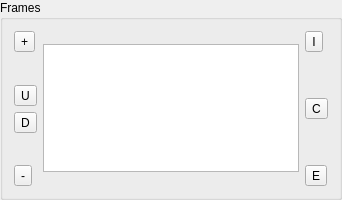
    <widget class="QGroupBox" name="groupBox">
     <property name="sizePolicy">
      <sizepolicy hsizetype="Preferred" vsizetype="Preferred">
       <horstretch>0</horstretch>
       <verstretch>0</verstretch>
      </sizepolicy>
     </property>
     <property name="minimumSize">
      <size>
       <width>0</width>
       <height>0</height>
      </size>
     </property>
     <property name="maximumSize">
      <size>
       <width>16777215</width>
       <height>16777215</height>
      </size>
     </property>
     <property name="title">
      <string>Frames</string>
     </property>
     <layout class="QGridLayout" name="gridLayout_17">
      <item row="0" column="0">
       <layout class="QVBoxLayout" name="verticalLayout">
        <item alignment="Qt::AlignTop">
         <widget class="QToolButton" name="addFrame">
          <property name="toolTip">
           <string>Add Frame</string>
          </property>
          <property name="text">
           <string>+</string>
          </property>
          <property name="icon">
           <iconset resource="../resources.qrc">
            <normaloff>:/icons/ic_add_circle_48px.svg</normaloff>:/icons/ic_add_circle_48px.svg</iconset>
          </property>
          <property name="iconSize">
           <size>
            <width>16</width>
            <height>16</height>
           </size>
          </property>
          <property name="shortcut">
           <string>Ctrl+E</string>
          </property>
         </widget>
        </item>
        <item>
         <widget class="QToolButton" name="upFrame">
          <property name="toolTip">
           <string>Move Frame Left</string>
          </property>
          <property name="text">
           <string>U</string>
          </property>
          <property name="icon">
           <iconset resource="../resources.qrc">
            <normaloff>:/icons/ic_arrow_upward_48px.svg</normaloff>:/icons/ic_arrow_upward_48px.svg</iconset>
          </property>
          <property name="iconSize">
           <size>
            <width>16</width>
            <height>16</height>
           </size>
          </property>
         </widget>
        </item>
        <item>
         <widget class="QToolButton" name="downFrame">
          <property name="toolTip">
           <string>Move Frame Right</string>
          </property>
          <property name="text">
           <string>D</string>
          </property>
          <property name="icon">
           <iconset resource="../resources.qrc">
            <normaloff>:/icons/ic_arrow_downward_48px.svg</normaloff>:/icons/ic_arrow_downward_48px.svg</iconset>
          </property>
          <property name="iconSize">
           <size>
            <width>16</width>
            <height>16</height>
           </size>
          </property>
         </widget>
        </item>
        <item alignment="Qt::AlignBottom">
         <widget class="QToolButton" name="rmFrame">
          <property name="toolTip">
           <string>Remove Frame</string>
          </property>
          <property name="text">
           <string>-</string>
          </property>
          <property name="icon">
           <iconset resource="../resources.qrc">
            <normaloff>:/icons/ic_cancel_48px.svg</normaloff>:/icons/ic_cancel_48px.svg</iconset>
          </property>
          <property name="iconSize">
           <size>
            <width>16</width>
            <height>16</height>
           </size>
          </property>
         </widget>
        </item>
       </layout>
      </item>
      <item row="0" column="3">
       <layout class="QVBoxLayout" name="verticalLayout_4">
        <item>
         <widget class="QToolButton" name="impFrame">
          <property name="toolTip">
           <string>Import Frame</string>
          </property>
          <property name="text">
           <string>I</string>
          </property>
          <property name="icon">
           <iconset resource="../resources.qrc">
            <normaloff>:/icons/ic_undo_48px.svg</normaloff>:/icons/ic_undo_48px.svg</iconset>
          </property>
         </widget>
        </item>
        <item>
         <spacer name="verticalSpacer_3">
          <property name="orientation">
           <enum>Qt::Vertical</enum>
          </property>
          <property name="sizeHint" stdset="0">
           <size>
            <width>20</width>
            <height>40</height>
           </size>
          </property>
         </spacer>
        </item>
        <item>
         <widget class="QToolButton" name="copyFrame">
          <property name="toolTip">
           <string>Copy Frame</string>
          </property>
          <property name="text">
           <string>C</string>
          </property>
          <property name="icon">
           <iconset resource="../resources.qrc">
            <normaloff>:/icons/ic_copy_48px.svg</normaloff>:/icons/ic_copy_48px.svg</iconset>
          </property>
          <property name="iconSize">
           <size>
            <width>16</width>
            <height>16</height>
           </size>
          </property>
         </widget>
        </item>
        <item>
         <spacer name="verticalSpacer_4">
          <property name="orientation">
           <enum>Qt::Vertical</enum>
          </property>
          <property name="sizeHint" stdset="0">
           <size>
            <width>20</width>
            <height>40</height>
           </size>
          </property>
         </spacer>
        </item>
        <item>
         <widget class="QToolButton" name="expFrame">
          <property name="toolTip">
           <string>Export Frame</string>
          </property>
          <property name="text">
           <string>E</string>
          </property>
          <property name="icon">
           <iconset resource="../resources.qrc">
            <normaloff>:/icons/ic_redo_48px.svg</normaloff>:/icons/ic_redo_48px.svg</iconset>
          </property>
         </widget>
        </item>
       </layout>
      </item>
      <item row="0" column="2">
       <widget class="QListView" name="frameList">
        <property name="sizePolicy">
         <sizepolicy hsizetype="Expanding" vsizetype="Expanding">
          <horstretch>2</horstretch>
          <verstretch>0</verstretch>
         </sizepolicy>
        </property>
        <property name="minimumSize">
         <size>
          <width>0</width>
          <height>128</height>
         </size>
        </property>
        <property name="maximumSize">
         <size>
          <width>16777215</width>
          <height>128</height>
         </size>
        </property>
        <property name="editTriggers">
         <set>QAbstractItemView::AllEditTriggers</set>
        </property>
        <property name="selectionBehavior">
         <enum>QAbstractItemView::SelectItems</enum>
        </property>
        <property name="iconSize">
         <size>
          <width>64</width>
          <height>64</height>
         </size>
        </property>
        <property name="movement">
         <enum>QListView::Static</enum>
        </property>
        <property name="flow">
         <enum>QListView::LeftToRight</enum>
        </property>
        <property name="isWrapping" stdset="0">
         <bool>false</bool>
        </property>
        <property name="gridSize">
         <size>
          <width>128</width>
          <height>128</height>
         </size>
        </property>
        <property name="viewMode">
         <enum>QListView::IconMode</enum>
        </property>
        <property name="uniformItemSizes">
         <bool>true</bool>
        </property>
        <property name="selectionRectVisible">
         <bool>true</bool>
        </property>
       </widget>
      </item>
     </layout>
    </widget>
